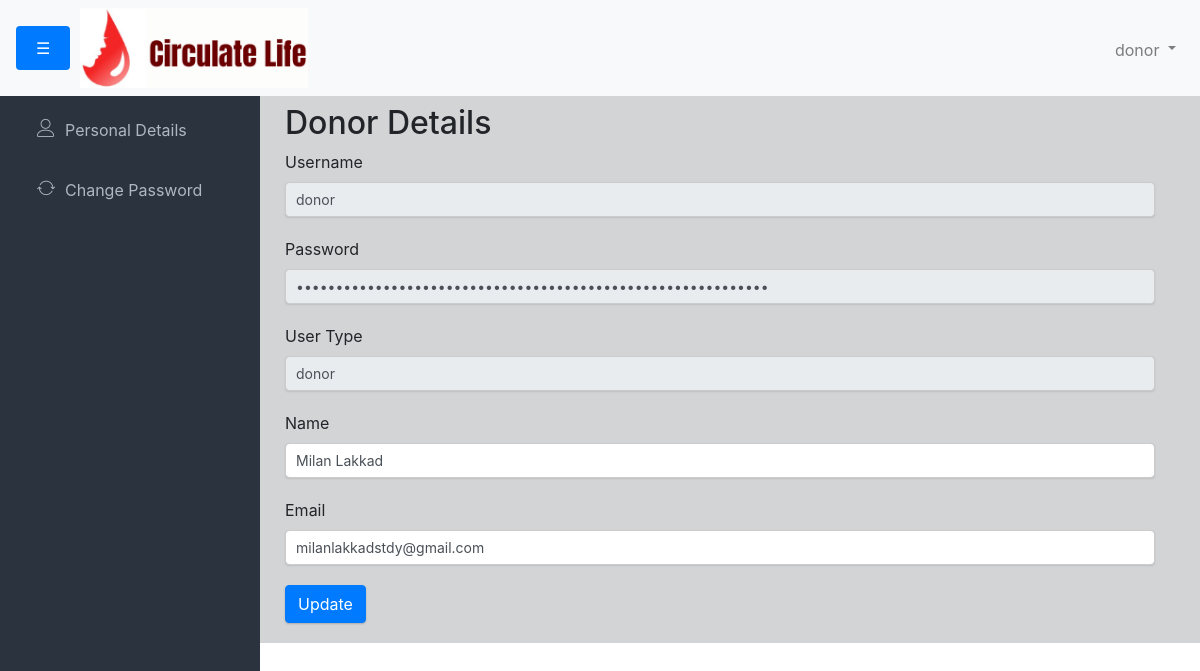
/Donor/donor_personal_details.php (signed in), run on the app's committed database.
### tables this page shows
CREATE TABLE `donor` (
  `id` int(11) NOT NULL,
  `name` varchar(255) NOT NULL,
  `username` varchar(50) NOT NULL,
  `password` varchar(255) NOT NULL,
  `email` varchar(100) NOT NULL,
  `usertype` varchar(5) DEFAULT 'donor',
  `body_weight` decimal(5,2) DEFAULT NULL,
  `body_height` decimal(5,2) DEFAULT NULL,
  `age` int(11) DEFAULT NULL,
  `blood_group` enum('A+','A-','B+','B-','O+','O-','AB+','AB-') NOT NULL,
  `gender` enum('Male','Female','Other') DEFAULT NULL,
  `dob` date DEFAULT NULL,
  `address` text DEFAULT NULL,
  `pincode` varchar(10) DEFAULT NULL,
  `contact` varchar(15) DEFAULT NULL,
  `file_upload` varchar(255) DEFAULT NULL
);

### Donor/donor_personal_details.php (the view, shortened to what this page needs)
<?php include('donor_profile_header.php'); ?>
<?php
$donorUsername = $_SESSION['username'];
$query = "SELECT * FROM donor WHERE username = ?";
$stmt = $conn->prepare($query);
$stmt->bind_param("s", $donorUsername);
$stmt->execute();
$result = $stmt->get_result();
if ($result->num_rows > 0) {
    $donorDetails = $result->fetch_assoc();
} else {
    echo "Donor details not found!";
    exit;
}
?>
<!DOCTYPE html>
<html lang="en">
<head>
    <link rel="stylesheet" href="https://maxcdn.bootstrapcdn.com/bootstrap/4.3.1/css/bootstrap.min.css">
</head>
<div>
    <div class="container">
        <h2 class="mt-4">Donor Details</h2>
        <form action="" method="POST">
            <div class="form-group">
                <label for="username">Username</label>
                <input type="text" class="form-control" id="username" name="username" value="<?php echo $donorDetails['username']; ?>" readonly>
            </div>
            <div class="form-group">
                <label for="password">Password</label>
                <input type="password" class="form-control" id="password" name="password" value="<?php echo $donorDetails['password']; ?>" readonly>
            </div>
            <div class="form-group">
                <label for="usertype">User Type</label>
                <input type="text" class="form-control" id="usertype" name="usertype" value="<?php echo $donorDetails['usertype']; ?>" readonly>
            </div>
            <div class="form-group">
                <label for="name">Name</label>
                <input type="text" class="form-control" id="name" name="name" value="<?php echo $donorDetails['name']; ?>" required>
            </div>
            <div class="form-group">
                <label for="email">Email</label>
                <input type="email" class="form-control" id="email" name="email" value="<?php echo $donorDetails['email']; ?>" required>
            </div>
            <button type="submit" class="btn btn-primary">Update</button>
        </form>
    </div>
</div>
</body>
</html>

### Donor/donor_style.css (style rules this page uses)
html { position: relative; min-height: 100%; }
body { background-color: #d3d4d6; font-family: "Source Sans Pro", sans-serif; font-size: 15px; color: #676a6d; margin: 0; padding: 0; }
input[type="text"], input[type="email"], input[type="password"], input[type="file"] { padding: 10px; width: 100%; margin-bottom: 20px; border: 1px solid #ccc; border-radius: 4px; font-size: 14px; }
input::placeholder, textarea::placeholder { color: #aaa; opacity: 1; }
.btn { -webkit-border-radius: 2px; -moz-border-radius: 2px; border-radius: 2px; -moz-box-shadow: 0px 1px 2px 0 rgba(0, 0, 0, 0.2); -webkit-box-shadow: 0px 1px 2px 0 rgba(0, 0, 0, 0.2); box-shadow: 0px 1px 2px 0 rgba(0, 0, 0, 0.2); padding: 6px 22px; }
.btn-primary { background-color: #00AAFF; border-color: #00a0f0; }
.form-control { -moz-box-shadow: 0px 1px 2px 0 rgba(0, 0, 0, 0.1); -webkit-box-shadow: 0px 1px 2px 0 rgba(0, 0, 0, 0.1); box-shadow: 0px 1px 2px 0 rgba(0, 0, 0, 0.1); -webkit-border-radius: 2px; -moz-border-radius: 2px; border-radius: 2px; border-color: #eaeaea; background-color: #fcfcfc; }

### data on the page
donor: username "donor", usertype "donor", name "Milan Lakkad", email "milanlakkadstdy@gmail.com"

### other printed values
$_SESSION['username'] "donor"
